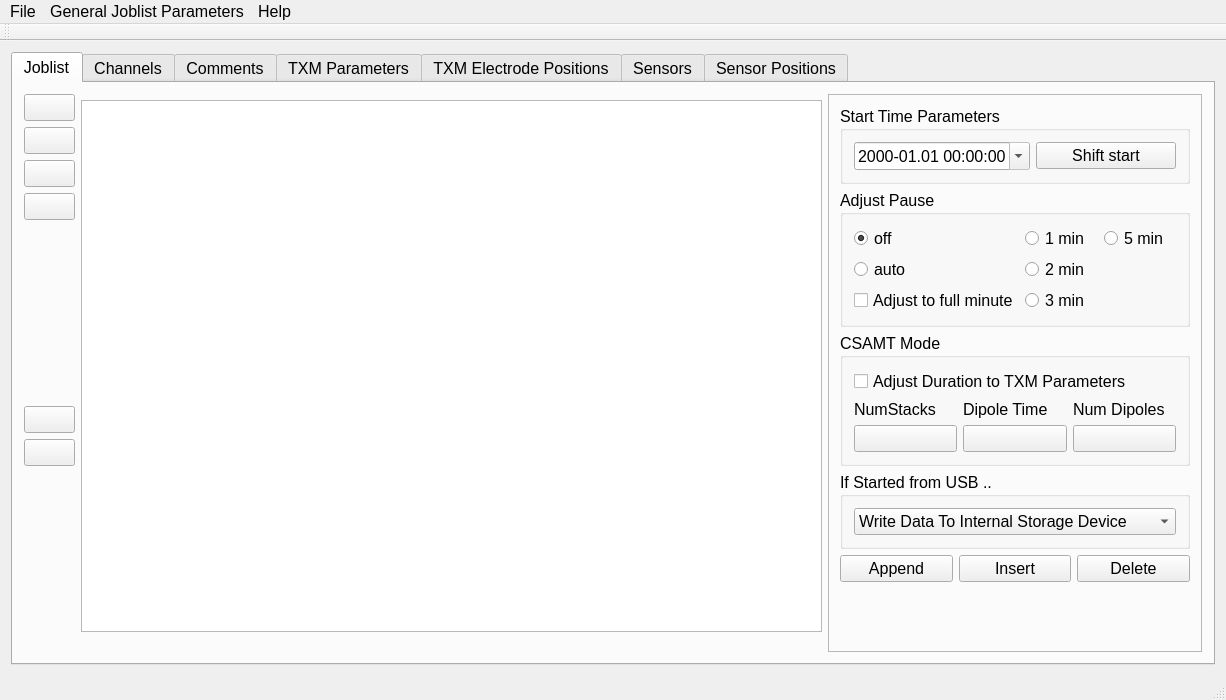
<?xml version="1.0" encoding="UTF-8"?>
<ui version="4.0">
 <class>MainWindow</class>
 <widget class="QMainWindow" name="MainWindow">
  <property name="geometry">
   <rect>
    <x>0</x>
    <y>0</y>
    <width>1226</width>
    <height>700</height>
   </rect>
  </property>
  <property name="font">
   <font>
    <pointsize>12</pointsize>
   </font>
  </property>
  <property name="acceptDrops">
   <bool>true</bool>
  </property>
  <property name="windowTitle">
   <string>Joblisteditor</string>
  </property>
  <widget class="QWidget" name="centralWidget">
   <layout class="QGridLayout" name="gridLayout_4">
    <item row="0" column="0">
     <widget class="QTabWidget" name="tabWidget">
      <property name="currentIndex">
       <number>0</number>
      </property>
      <widget class="QWidget" name="jobListTab">
       <attribute name="title">
        <string>Joblist</string>
       </attribute>
       <layout class="QGridLayout" name="gridLayout">
        <item row="0" column="6">
         <widget class="QFrame" name="frame">
          <property name="frameShape">
           <enum>QFrame::StyledPanel</enum>
          </property>
          <property name="frameShadow">
           <enum>QFrame::Raised</enum>
          </property>
          <layout class="QVBoxLayout" name="verticalLayout">
           <item>
            <widget class="QGroupBox" name="groupBox">
             <property name="title">
              <string>Start Time Parameters</string>
             </property>
             <layout class="QHBoxLayout" name="horizontalLayout">
              <item>
               <widget class="QDateTimeEdit" name="shiftStartEdit">
                <property name="readOnly">
                 <bool>true</bool>
                </property>
                <property name="currentSection">
                 <enum>QDateTimeEdit::YearSection</enum>
                </property>
                <property name="displayFormat">
                 <string>yyyy-MM.dd HH:mm:ss</string>
                </property>
                <property name="calendarPopup">
                 <bool>true</bool>
                </property>
                <property name="timeSpec">
                 <enum>Qt::UTC</enum>
                </property>
               </widget>
              </item>
              <item>
               <widget class="QPushButton" name="pbChangeDateTime">
                <property name="text">
                 <string>Shift start</string>
                </property>
               </widget>
              </item>
             </layout>
            </widget>
           </item>
           <item>
            <widget class="QGroupBox" name="gpAdjustPause">
             <property name="title">
              <string>Adjust Pause</string>
             </property>
             <layout class="QGridLayout" name="gridLayout_5">
              <item row="0" column="0">
               <widget class="QRadioButton" name="rbAdjustPauseOff">
                <property name="text">
                 <string>off</string>
                </property>
                <property name="checked">
                 <bool>true</bool>
                </property>
               </widget>
              </item>
              <item row="2" column="0">
               <widget class="QRadioButton" name="rbAdjustPauseAuto">
                <property name="text">
                 <string>auto</string>
                </property>
                <property name="checked">
                 <bool>false</bool>
                </property>
               </widget>
              </item>
              <item row="0" column="1">
               <widget class="QRadioButton" name="rbAdjustPause1Min">
                <property name="text">
                 <string>1 min</string>
                </property>
               </widget>
              </item>
              <item row="2" column="1">
               <widget class="QRadioButton" name="rbAdjustPause2Min">
                <property name="text">
                 <string>2 min</string>
                </property>
               </widget>
              </item>
              <item row="3" column="1">
               <widget class="QRadioButton" name="rbAdjustPause3Min">
                <property name="text">
                 <string>3 min</string>
                </property>
               </widget>
              </item>
              <item row="3" column="0">
               <widget class="QCheckBox" name="adjustToFullMinuteCheckbox">
                <property name="text">
                 <string>Adjust to full minute</string>
                </property>
               </widget>
              </item>
              <item row="0" column="2">
               <widget class="QRadioButton" name="rbAdjustPause5Min">
                <property name="text">
                 <string>5 min</string>
                </property>
               </widget>
              </item>
             </layout>
            </widget>
           </item>
           <item>
            <widget class="QGroupBox" name="gbCSAMT">
             <property name="title">
              <string>CSAMT Mode</string>
             </property>
             <layout class="QVBoxLayout" name="verticalLayout_4">
              <item>
               <widget class="QCheckBox" name="cbCSAMTMode">
                <property name="text">
                 <string>Adjust Duration to TXM Parameters</string>
                </property>
               </widget>
              </item>
              <item>
               <layout class="QGridLayout" name="gridLayout_3">
                <item row="1" column="1">
                 <widget class="QPushButton" name="pbCSAMTTX_t">
                  <property name="text">
                   <string/>
                  </property>
                 </widget>
                </item>
                <item row="0" column="0">
                 <widget class="QLabel" name="lbCSAMTTX_f">
                  <property name="text">
                   <string>NumStacks</string>
                  </property>
                 </widget>
                </item>
                <item row="1" column="0">
                 <widget class="QPushButton" name="pbCSAMTTX_f">
                  <property name="text">
                   <string/>
                  </property>
                 </widget>
                </item>
                <item row="0" column="1">
                 <widget class="QLabel" name="lbCSAMTTX_t">
                  <property name="text">
                   <string>Dipole Time</string>
                  </property>
                 </widget>
                </item>
                <item row="1" column="2">
                 <widget class="QPushButton" name="pbCSAMT_FSamples">
                  <property name="text">
                   <string/>
                  </property>
                 </widget>
                </item>
                <item row="0" column="2">
                 <widget class="QLabel" name="lbCSAMT_FSamples">
                  <property name="text">
                   <string>Num Dipoles</string>
                  </property>
                 </widget>
                </item>
               </layout>
              </item>
             </layout>
            </widget>
           </item>
           <item>
            <widget class="QGroupBox" name="groupBox_4">
             <property name="title">
              <string>If Started from USB ...</string>
             </property>
             <layout class="QVBoxLayout" name="verticalLayout_6">
              <item>
               <widget class="QComboBox" name="cbStorageMode">
                <item>
                 <property name="text">
                  <string>Write Data To Internal Storage Device</string>
                 </property>
                </item>
                <item>
                 <property name="text">
                  <string>Write Data To USB Mass Storage Device</string>
                 </property>
                </item>
               </widget>
              </item>
             </layout>
            </widget>
           </item>
           <item>
            <layout class="QHBoxLayout" name="horizontalLayout_2">
             <item>
              <widget class="QPushButton" name="appendJobButton">
               <property name="text">
                <string>Append</string>
               </property>
              </widget>
             </item>
             <item>
              <widget class="QPushButton" name="insertJobButton">
               <property name="text">
                <string>Insert</string>
               </property>
              </widget>
             </item>
             <item>
              <widget class="QPushButton" name="deleteJobButton">
               <property name="text">
                <string>Delete</string>
               </property>
              </widget>
             </item>
            </layout>
           </item>
           <item>
            <spacer name="verticalSpacer">
             <property name="orientation">
              <enum>Qt::Vertical</enum>
             </property>
             <property name="sizeHint" stdset="0">
              <size>
               <width>20</width>
               <height>40</height>
              </size>
             </property>
            </spacer>
           </item>
          </layout>
         </widget>
        </item>
        <item row="0" column="1">
         <layout class="QVBoxLayout" name="verticalLayout_2">
          <item>
           <widget class="QPushButton" name="atBeginButton">
            <property name="enabled">
             <bool>true</bool>
            </property>
            <property name="text">
             <string/>
            </property>
            <property name="icon">
             <iconset resource="jle_resources.qrc">
              <normaloff>:/icons/Resources/pic/Button_ShiftUpUp.png</normaloff>:/icons/Resources/pic/Button_ShiftUpUp.png</iconset>
            </property>
            <property name="iconSize">
             <size>
              <width>64</width>
              <height>64</height>
             </size>
            </property>
           </widget>
          </item>
          <item>
           <widget class="QPushButton" name="oneBackButton">
            <property name="text">
             <string/>
            </property>
            <property name="icon">
             <iconset resource="jle_resources.qrc">
              <normaloff>:/icons/Resources/pic/Button_ShiftUp.png</normaloff>:/icons/Resources/pic/Button_ShiftUp.png</iconset>
            </property>
            <property name="iconSize">
             <size>
              <width>64</width>
              <height>64</height>
             </size>
            </property>
           </widget>
          </item>
          <item>
           <widget class="QPushButton" name="oneForewardButton">
            <property name="layoutDirection">
             <enum>Qt::LeftToRight</enum>
            </property>
            <property name="autoFillBackground">
             <bool>false</bool>
            </property>
            <property name="text">
             <string/>
            </property>
            <property name="icon">
             <iconset resource="jle_resources.qrc">
              <normaloff>:/icons/Resources/pic/Button_ShiftDown.png</normaloff>:/icons/Resources/pic/Button_ShiftDown.png</iconset>
            </property>
            <property name="iconSize">
             <size>
              <width>64</width>
              <height>64</height>
             </size>
            </property>
           </widget>
          </item>
          <item>
           <widget class="QPushButton" name="atEndButton">
            <property name="text">
             <string/>
            </property>
            <property name="icon">
             <iconset resource="jle_resources.qrc">
              <normaloff>:/icons/Resources/pic/Button_ShiftDownDown.png</normaloff>:/icons/Resources/pic/Button_ShiftDownDown.png</iconset>
            </property>
            <property name="iconSize">
             <size>
              <width>64</width>
              <height>64</height>
             </size>
            </property>
           </widget>
          </item>
          <item>
           <spacer name="verticalSpacer_4">
            <property name="orientation">
             <enum>Qt::Vertical</enum>
            </property>
            <property name="sizeHint" stdset="0">
             <size>
              <width>20</width>
              <height>40</height>
             </size>
            </property>
           </spacer>
          </item>
          <item>
           <widget class="QPushButton" name="pbMoveJob1Up">
            <property name="layoutDirection">
             <enum>Qt::LeftToRight</enum>
            </property>
            <property name="autoFillBackground">
             <bool>false</bool>
            </property>
            <property name="text">
             <string/>
            </property>
            <property name="icon">
             <iconset resource="jle_resources.qrc">
              <normaloff>:/icons/Resources/pic/Button_Move1Up.png</normaloff>:/icons/Resources/pic/Button_Move1Up.png</iconset>
            </property>
            <property name="iconSize">
             <size>
              <width>64</width>
              <height>64</height>
             </size>
            </property>
           </widget>
          </item>
          <item>
           <widget class="QPushButton" name="pbMoveJob1Down">
            <property name="enabled">
             <bool>true</bool>
            </property>
            <property name="text">
             <string/>
            </property>
            <property name="icon">
             <iconset resource="jle_resources.qrc">
              <normaloff>:/icons/Resources/pic/Button_Move1Down.png</normaloff>:/icons/Resources/pic/Button_Move1Down.png</iconset>
            </property>
            <property name="iconSize">
             <size>
              <width>64</width>
              <height>64</height>
             </size>
            </property>
           </widget>
          </item>
          <item>
           <spacer name="verticalSpacer_2">
            <property name="orientation">
             <enum>Qt::Vertical</enum>
            </property>
            <property name="sizeHint" stdset="0">
             <size>
              <width>20</width>
              <height>40</height>
             </size>
            </property>
           </spacer>
          </item>
          <item>
           <widget class="QFrame" name="frame_3">
            <property name="frameShape">
             <enum>QFrame::StyledPanel</enum>
            </property>
            <property name="frameShadow">
             <enum>QFrame::Raised</enum>
            </property>
           </widget>
          </item>
         </layout>
        </item>
        <item row="0" column="2">
         <layout class="QVBoxLayout" name="TableLayout">
          <item>
           <widget class="Line" name="line">
            <property name="orientation">
             <enum>Qt::Vertical</enum>
            </property>
           </widget>
          </item>
          <item>
           <widget class="QTableView" name="jobListTableView">
            <property name="sizePolicy">
             <sizepolicy hsizetype="Expanding" vsizetype="Expanding">
              <horstretch>0</horstretch>
              <verstretch>0</verstretch>
             </sizepolicy>
            </property>
            <property name="minimumSize">
             <size>
              <width>600</width>
              <height>0</height>
             </size>
            </property>
            <property name="acceptDrops">
             <bool>true</bool>
            </property>
           </widget>
          </item>
          <item>
           <spacer name="horizontalSpacer_2">
            <property name="orientation">
             <enum>Qt::Horizontal</enum>
            </property>
            <property name="sizeHint" stdset="0">
             <size>
              <width>40</width>
              <height>20</height>
             </size>
            </property>
           </spacer>
          </item>
         </layout>
        </item>
       </layout>
      </widget>
      <widget class="JobConfigWidget" name="jobConfigWidget">
       <attribute name="title">
        <string>Channels</string>
       </attribute>
      </widget>
      <widget class="CommentsWidget" name="commentsWidget">
       <attribute name="title">
        <string>Comments</string>
       </attribute>
      </widget>
      <widget class="txmparameters" name="txmParameterWidget">
       <attribute name="title">
        <string>TXM Parameters</string>
       </attribute>
       <layout class="QVBoxLayout" name="verticalLayout_5"/>
      </widget>
      <widget class="QWidget" name="tab">
       <attribute name="title">
        <string>TXM Electrode Positions</string>
       </attribute>
       <layout class="QVBoxLayout" name="verticalLayout_8">
        <item>
         <widget class="TxmElectrodePos" name="txmElectrodePosWidget" native="true"/>
        </item>
       </layout>
      </widget>
      <widget class="QWidget" name="sensorsTab">
       <attribute name="title">
        <string>Sensors</string>
       </attribute>
       <layout class="QGridLayout" name="gridLayout_2">
        <item row="0" column="0">
         <widget class="SensorsWidget" name="sensorsWidget" native="true">
          <layout class="QVBoxLayout" name="verticalLayout_7"/>
         </widget>
        </item>
       </layout>
      </widget>
      <widget class="SensorPositions" name="sensorPositionWidget">
       <attribute name="title">
        <string>Sensor Positions</string>
       </attribute>
      </widget>
     </widget>
    </item>
   </layout>
  </widget>
  <widget class="QMenuBar" name="menuBar">
   <property name="geometry">
    <rect>
     <x>0</x>
     <y>0</y>
     <width>1226</width>
     <height>19</height>
    </rect>
   </property>
   <widget class="QMenu" name="menuFiles">
    <property name="title">
     <string>File</string>
    </property>
    <addaction name="actionNewJoblist"/>
    <addaction name="actionOpen"/>
    <addaction name="actionOpen_From_Joblist_Template"/>
    <addaction name="actionSave"/>
    <addaction name="actionSaveAs"/>
    <addaction name="separator"/>
    <addaction name="actionExport_Joblist"/>
    <addaction name="separator"/>
    <addaction name="actionCompare_Joblist"/>
    <addaction name="separator"/>
    <addaction name="actionQuit"/>
   </widget>
   <widget class="QMenu" name="menuHelp">
    <property name="title">
     <string>Help</string>
    </property>
    <addaction name="actionAbout"/>
   </widget>
   <widget class="QMenu" name="menuGeneral_Joblist_Parameters">
    <property name="title">
     <string>General Joblist Parameters</string>
    </property>
    <addaction name="actionChooseJoblistMode"/>
    <addaction name="actionUTCLocalTime"/>
   </widget>
   <addaction name="menuFiles"/>
   <addaction name="menuGeneral_Joblist_Parameters"/>
   <addaction name="menuHelp"/>
  </widget>
  <widget class="QToolBar" name="mainToolBar">
   <attribute name="toolBarArea">
    <enum>TopToolBarArea</enum>
   </attribute>
   <attribute name="toolBarBreak">
    <bool>false</bool>
   </attribute>
  </widget>
  <widget class="QStatusBar" name="statusBar"/>
  <action name="actionOpen">
   <property name="text">
    <string>Open</string>
   </property>
  </action>
  <action name="actionSave">
   <property name="text">
    <string>Save</string>
   </property>
  </action>
  <action name="actionQuit">
   <property name="text">
    <string>Quit</string>
   </property>
  </action>
  <action name="actionAbout">
   <property name="text">
    <string>About</string>
   </property>
   <property name="shortcut">
    <string>F1</string>
   </property>
  </action>
  <action name="actionSettings">
   <property name="text">
    <string>Settings</string>
   </property>
  </action>
  <action name="actionNew">
   <property name="text">
    <string>New</string>
   </property>
  </action>
  <action name="actionCompare_Joblist">
   <property name="text">
    <string>Compare Joblist</string>
   </property>
  </action>
  <action name="actionExport_Joblist">
   <property name="text">
    <string>Export Joblist</string>
   </property>
  </action>
  <action name="actionNewJoblist">
   <property name="text">
    <string>New</string>
   </property>
  </action>
  <action name="actionChooseJoblistMode">
   <property name="text">
    <string>Choose Joblist Mode</string>
   </property>
  </action>
  <action name="actionSaveAs">
   <property name="enabled">
    <bool>false</bool>
   </property>
   <property name="text">
    <string>Save As</string>
   </property>
   <property name="visible">
    <bool>false</bool>
   </property>
  </action>
  <action name="actionUTCLocalTime">
   <property name="text">
    <string>Choose UTC to Localtime Offset</string>
   </property>
  </action>
  <action name="actionOpen_From_Joblist_Template">
   <property name="text">
    <string>Open From Joblist Template</string>
   </property>
  </action>
 </widget>
 <layoutdefault spacing="6" margin="11"/>
 <customwidgets>
  <customwidget>
   <class>SensorsWidget</class>
   <extends>QWidget</extends>
   <header>sensorswidget.h</header>
   <container>1</container>
  </customwidget>
  <customwidget>
   <class>JobConfigWidget</class>
   <extends>QWidget</extends>
   <header>jobconfigwidget.h</header>
   <container>1</container>
  </customwidget>
  <customwidget>
   <class>CommentsWidget</class>
   <extends>QWidget</extends>
   <header>commentswidget.h</header>
   <container>1</container>
  </customwidget>
  <customwidget>
   <class>SensorPositions</class>
   <extends>QWidget</extends>
   <header>sensorpositions.h</header>
   <container>1</container>
  </customwidget>
  <customwidget>
   <class>txmparameters</class>
   <extends>QWidget</extends>
   <header>txmparameters.h</header>
   <container>1</container>
  </customwidget>
  <customwidget>
   <class>TxmElectrodePos</class>
   <extends>QWidget</extends>
   <header>txmelectrodepos.h</header>
   <container>1</container>
  </customwidget>
 </customwidgets>
 <tabstops>
  <tabstop>atBeginButton</tabstop>
  <tabstop>oneBackButton</tabstop>
  <tabstop>oneForewardButton</tabstop>
  <tabstop>atEndButton</tabstop>
  <tabstop>pbCSAMTTX_t</tabstop>
 </tabstops>
 <resources>
  <include location="jle_resources.qrc"/>
 </resources>
 <connections/>
</ui>
